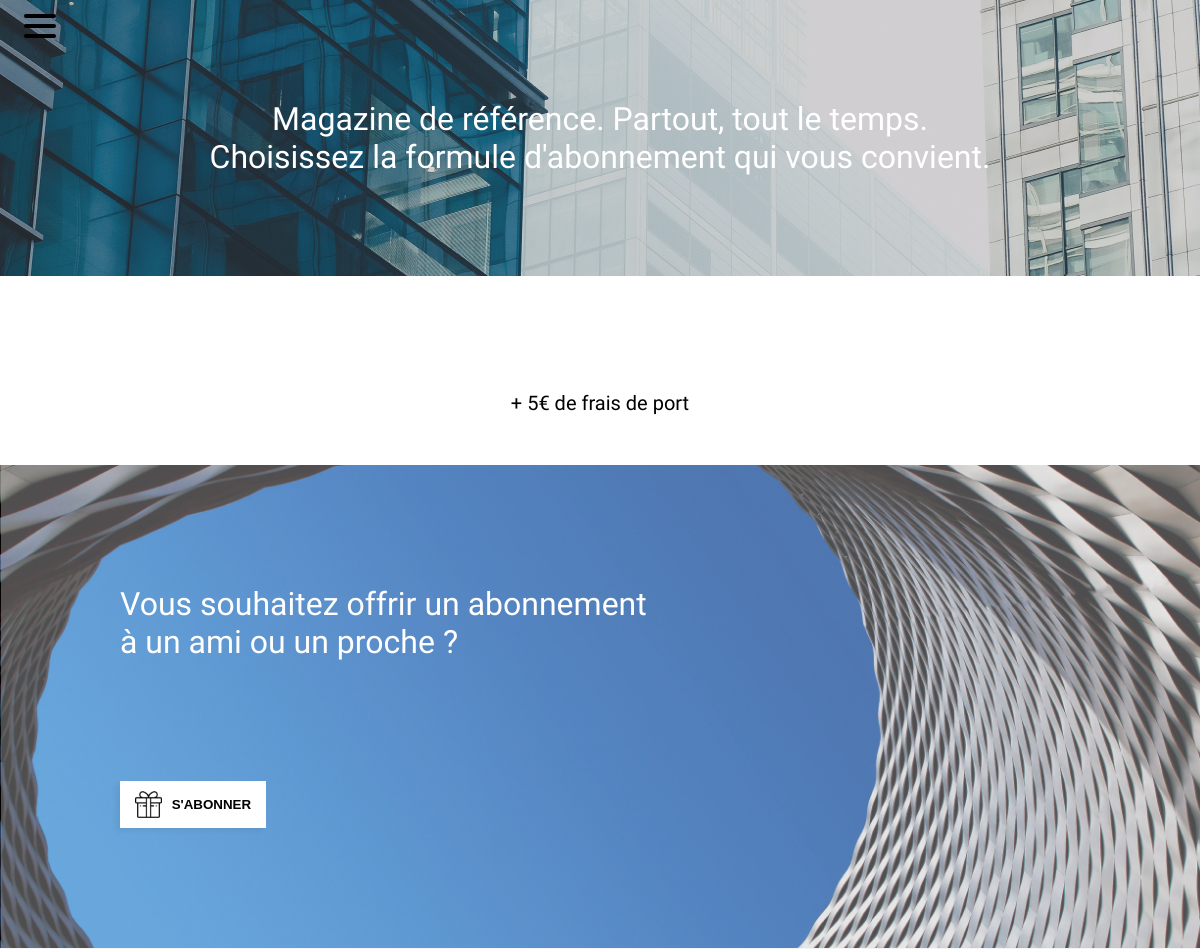
The app's page /index.php?action=order (upper part), older data.
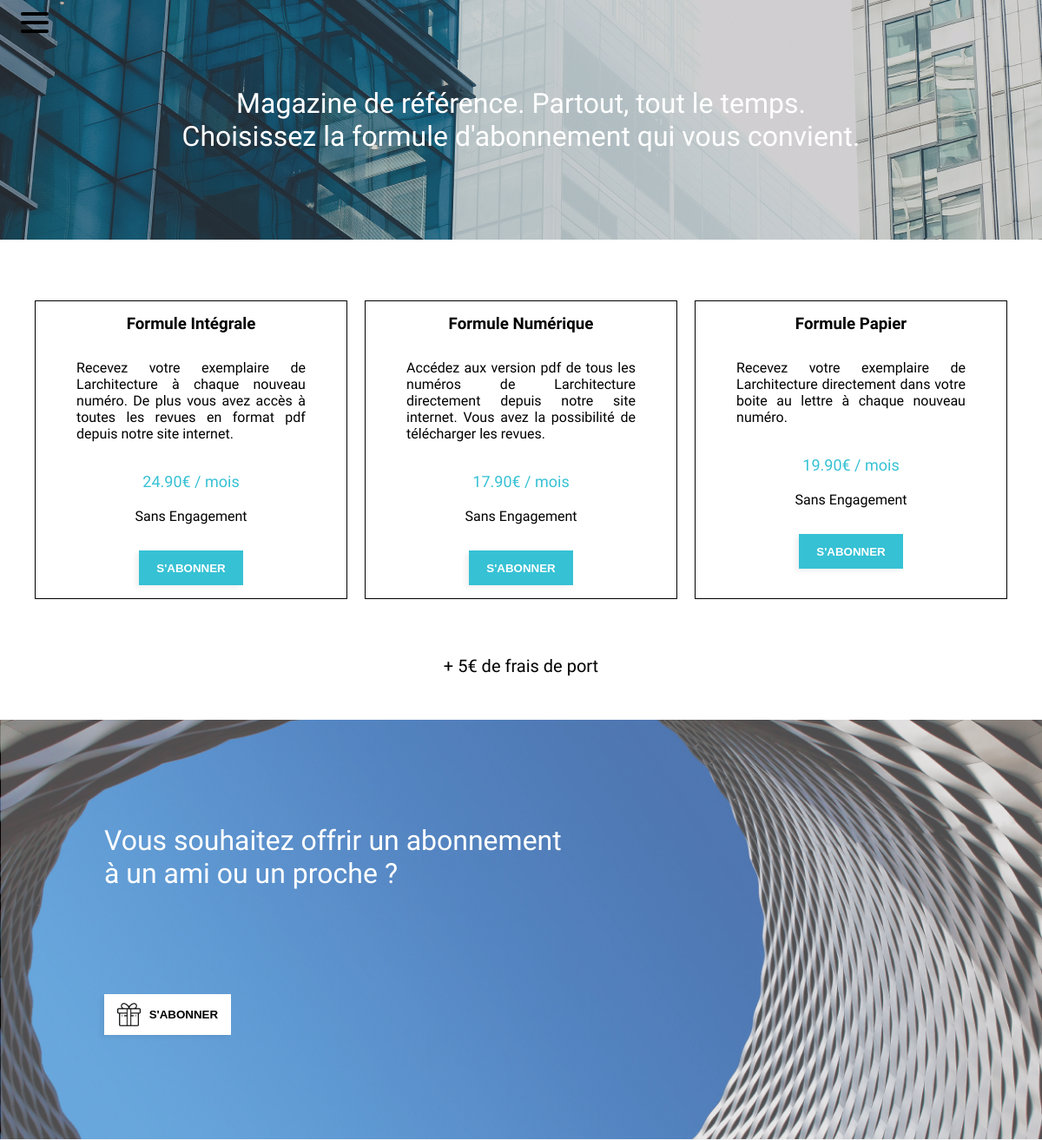
The same page, newer data.
### tables this page shows
CREATE TABLE IF NOT EXISTS `formule` (
  `id` int(11) NOT NULL,
  `name` varchar(255) NOT NULL,
  `description` text NOT NULL,
  `price` float NOT NULL
);

### index.php (called while the page is built, shortened)
<?php
$routeManager = new Route();
if(isset($_GET["action"]) && !is_null($_GET["action"])) {
    $action = $_GET["action"];
    $controllerName = $routeManager->getController($action);
}
else {
    $action = "home";
    $controllerName = "Main";
}
$controller = new $controller();
$action = $action . "Action";
$data = $controller->$action();
require("template/default.php");

### app/core/Route.php (called while the page is built, shortened)
<?php
class Route
{
    private $listRoutes = ["home", "tender", "listNews", "contact", "listJournals", "journalView", "order", "subscribe", "admin_home", "admin_single", "admin_form", "validation", "newsView"];
    public function getController($route = false)
    {
        if(!$route) {
            return "Main.php";
        }
        elseif(in_array($route, $this->listRoutes)) {
            switch($route) {
                case "order":
                case "subscribe":
                case "validation":
                    $controller = "Order";
                    break;
            }
            return $controller;
        }
        else {
            return $this->errorPage();
        }
    }
}

### app/controller/Order.php (called while the page is built, shortened)
<?php
class Order
{
	public function orderAction()
    {
        $builderFor = new Qbuilder("formule");
        $formules = $builderFor->select()->get();
        return(["page" => "order.php", "cont" => ["formules" => $formules]]);
    }
}

### app/model/Qbuilder.php (called while the page is built, shortened)
<?php
class Qbuilder extends Builder
{
	public function select()
	{
		if (!empty(func_get_args())) {
			$this->req_type = "SELECT";
			if (!empty($this->first_args)) {
				$this->first_args = sprintf('%s, ', $this->first_args);
			}
			$this->first_args = sprintf('%s%s', $this->first_args, $this->setArgs(func_get_args()));
			return $this;
		} else {
			$this->req_type = "SELECT *";
			return $this;
		}
	}
}

### app/core/queries/Builder.php (called while the page is built, shortened)
<?php
class Builder
{
	protected $table;
	protected $req_type;
	protected $first_args = '';
	protected $tags = [];
	protected $fetchAll = true;
	protected $_connexion;
	public function __construct($table, $connexion = false)
	{
		$this->table = $table;
		if (!$connexion) {
			$connexion = Setup::getConnexion();
		}
		$this->_connexion = $connexion;
	}
	protected function getAll()
	{
		$stmt = $this->exec();
		if ($stmt->errorCode() === '00000') {
        	return $stmt->fetchAll(PDO::FETCH_OBJ);
    	}
		die($stmt->errorInfo()[2]);
	}
	public function get()
	{
		if ($this->fetchAll) {
			return $this->getAll();
		}
	}
	protected function exec()
	{
		$this->sql = $this->setSql();
		$pdo = $this->_connexion;
		$stmt = $pdo->prepare($this->sql);
		$stmt->execute($this->tags);
		return $stmt;
	}
	protected function resetQuery()
	{
		$this->first_args = '';
		$this->tags = [];
		$this->fetchAll = true;
		return;
	}
	protected function setSql()
	{
		if ($this->req_type === "UPDATE") {
			$sql = sprintf('%s %s SET', $this->req_type, $this->table);
			$sql = sprintf('%s %s', $sql, $this->first_args);
		} elseif ($this->req_type === "INSERT INTO") {
			$tags = $this->setInsertTags($this->tags);
			$sql = sprintf('%s %s (%s) VALUES (%s)', $this->req_type, $this->table, $this->first_args, $tags);
		} else {
			$sql = sprintf('%s %s FROM %s', $this->req_type, $this->first_args, $this->table);
		}
		return $sql;
	}
}

### pages/order.php (the view)
<div id="magazine-de-reference">
    <div class="magazine-de-reference-width clearfix">
        <div>
            <h1>Magazine de référence. Partout, tout le temps.<br> Choisissez la formule d'abonnement qui vous convient.</h1>
        </div>
    </div>
</div>
<div id="section-formules">
    <div class="section-formules-width clearfix">
        <?php
            foreach($data["cont"]["formules"] as $formule) {
        ?>
        <article>
            <div class="formule">
                <h3>Formule <?php echo($formule->name); ?></h3>
            </div>
            <div class="description">
                <p><?php echo($formule->description); ?></p>
            </div>
            <div class="prix">
                <p><?php echo($formule->price); ?>0€ / mois</p>
            </div>
            <div class="sans-engagement">
                <p>Sans Engagement</p>
            </div>
            <div class="abonnement-formule">
                <a href="index.php?action=subscribe&id=<?php echo($formule->id); ?>"><button>S'abonner</button></a>
            </div>
        </article>
        <?php } ?>
    </div>
</div>
<div id="frais-de-port">
    <div class="frais-de-port-width clearfix">
        <div class="frais-de-port">
            <p>+ 5€ de frais de port</p>
        </div>
    </div>
</div>
<div id="abonnement-pour-ami-proche">
    <div class="abonnement-pour-ami-proche-width">
        <div>
            <h1>Vous souhaitez offrir un abonnement à un ami ou un proche ?</h1>
        </div>
        <div class="abonnement-bouton">
            <a href="index.php?action=subscribe"><button><img src="public/images/img-layout/supermarket-gift.png">S'abonner</button></a>
        </div>
    </div>
</div>

### template/default.php (shortened to what this page needs)
<!DOCTYPE html>
<html lang="fr">
<head>
	<link rel="stylesheet" href="public/css/style.css">
	<link rel="stylesheet" href="public/css/screen.css">
</head>
<body>
<?php
if($controllerName != "Admin") :
	?>
	<nav class="navPhone">
		<ul class="mainNav">
			<label for="check1">
				<li class="choice">
					<span></span>
					<span></span>
					<span></span>
				</li>
			</label>
		</ul>
	</nav>
	<?php endif; ?>
	<?php require("pages/" . $data["page"]); ?>
</body>
</html>

### public/css/style.css (style rules this page uses)
* { padding: 0; margin: 0; }
*, *:before, *:after { box-sizing: border-box; }
.clearfix:before, .clearfix:after { content: " "; display: table; }
.clearfix:after { clear:both; }
body { font-family: 'Hind', sans-serif; font-weight: 400; }
.navPhone { display: none; position: absolute; }
button { cursor: pointer; clear: both; border: none; text-transform: uppercase; color: black; font-weight: 600; text-decoration: none; padding:10px 15px 10px 15px; background-color: white; margin-top: 10vh; -webkit-box-shadow: -4px 3px 5px 0px rgba(0,0,0,0.06); -moz-box-shadow: -4px 3px 5px 0px rgba(0,0,0,0.06); box-shadow: -4px 3px 5px 0px rgba(0,0,0,0.06); }
@media screen and (max-width:1200px) { .navPhone { display: block; position: fixed; z-index: 2; } }
@media screen and (max-width:1200px) { .navPhone .mainNav li { display: inline-block; margin-top: 0px; } }
@media screen and (max-width:1200px) { .navPhone .mainNav li:nth-child(1) { margin-left: 20px; } }
@media screen and (max-width:1200px) { .navPhone .mainNav li { position: fixed; top: 10px; right: 10px; height: 30px; width: 40px; padding: 4px; } }
@media screen and (max-width:1200px) { .navPhone ul li span { width: 80%; background-color: black; border-radius: 5px; height: 4px; position: absolute; z-index: 99; } }
@media screen and (max-width:1200px) { .navPhone ul:nth-child(1) li span:nth-child(2) { top: 14px; } }
@media screen and (max-width:1200px) { .navPhone ul li span:nth-child(3) { top: 24px; } }
@media screen and (max-width:1200px) { .navPhone ul { list-style: none; } }
@media screen and (max-width:1200px) { .choice { cursor: pointer; overflow: hidden; position: fixed; top: 0; left: 0; z-index: 100; } }

Row changes from the older to the newer data that the page shows:
added formule: name "Intégrale", description "Recevez votre exemplaire de Larchitecture à chaque nouveau numéro. De plus vous avez accès à toutes les revues en format pdf depuis notre site internet.", price "24.9"
added formule: name "Numérique", description "Accédez aux version pdf de tous les numéros de Larchitecture directement depuis notre site internet. Vous avez la possibilité de télécharger les revues.", price "17.9"
added formule: name "Papier", description "Recevez votre exemplaire de Larchitecture directement dans votre boite au lettre à chaque nouveau numéro.", price "19.9"
